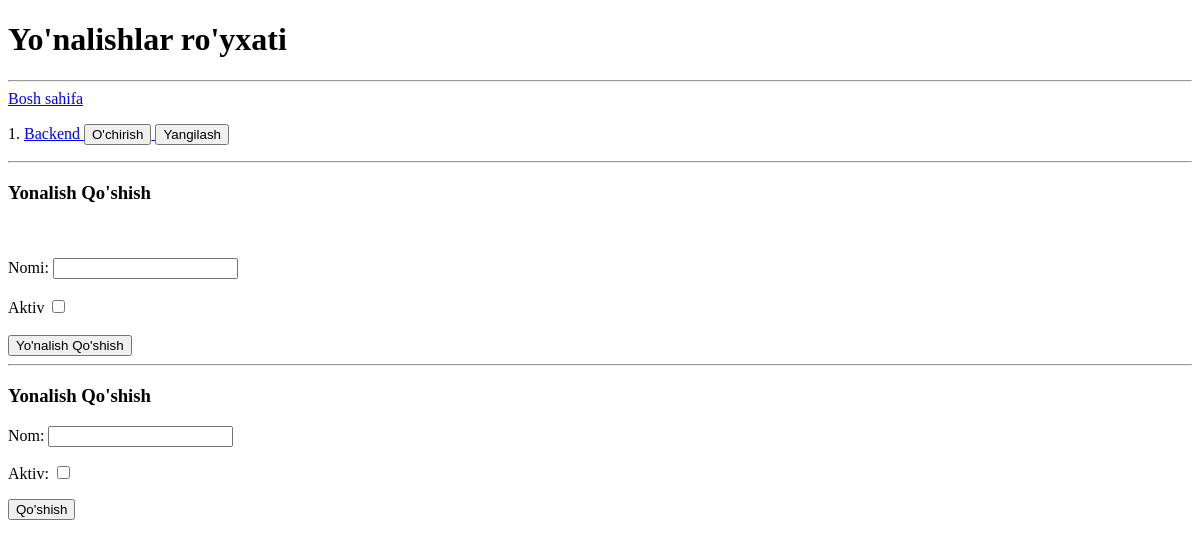
/yonalishlar/, run on an earlier commit of the app's database.
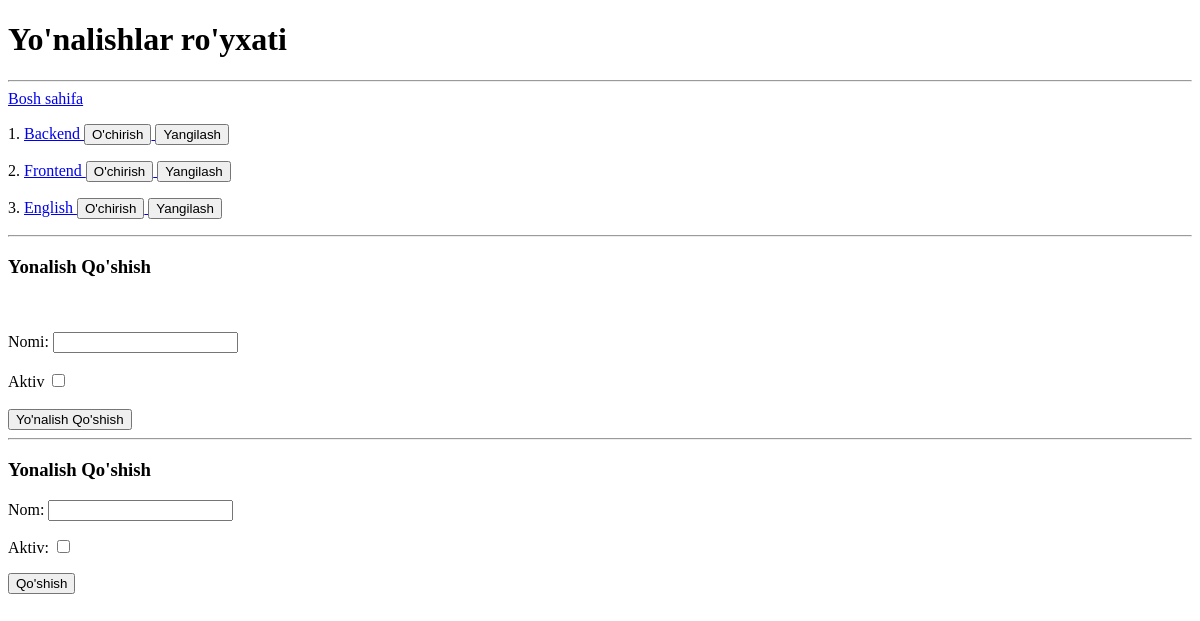
And on a later commit of the database.
### main/models.py (models this page shows, shortened)
class Yonalish(models.Model):
    nom = models.CharField(max_length=150)
    aktiv = models.BooleanField(default=False)

### main/views.py (the view)
# urls.py: path('yonalishlar/', yonalishlar_view),
def yonalishlar_view(request):
    yonalishlar = Yonalish.objects.all()
    form = YonalishForm()
    if request.method == "POST":
        form_data = YonalishForm(request.POST)
        if form_data.is_valid():
            form_data.save()
        return redirect('/yonalishlar/')
    context = {
        "yonalishlar": yonalishlar,
        'form': form,
    }
    return render(request, 'yonalishlar.html', context)

### main/forms.py
class YonalishForm(forms.ModelForm):
    class Meta:
        model = Yonalish
        fields = "__all__"

### main/templates/yonalishlar.html (shortened to what this page needs)
<!DOCTYPE html>
<html lang="en">
<head>
</head>
<body>
    <h1>Yo'nalishlar ro'yxati</h1>
    <hr>
    <a href="/">Bosh sahifa</a>
    {% for yonalish in yonalishlar %}
    <p>
        {{forloop.counter }}.
        <a href="/yona lishlar/{{ yonalish.id }}/">
            {{ yonalish.nom }}
            </a>
        <a href="/yonalishlar/{{yonalish.id}}/delete/">
            <button>O'chirish</button>
        </a>
        <a href="/yonalishlar/{{yonalish.id}}/update/">
            <button>Yangilash</button>
        </a>
        {% endfor %}
        <br>
         </p>
    <hr>
<h3>Yonalish Qo'shish</h3>
    <br><br>
<form method="post">
        <label for="name">Nomi:</label>
        <input type="text" name="nom" id="name" required>
        <br><br>
        <label for="active">Aktiv</label>
        <input type="checkbox" name="aktiv" id="active">
        <br><br>
    <button>Yo'nalish Qo'shish</button>
    </form>
    <hr>
<h3>Yonalish Qo'shish</h3>
    <form method="post">
        {{ form.as_p }}
        <button>Qo'shish</button>
    </form>
</body>
</html>

What changed in the data, as far as the page shows it:
added Yonalish: nom "Frontend"
added Yonalish: nom "English"
